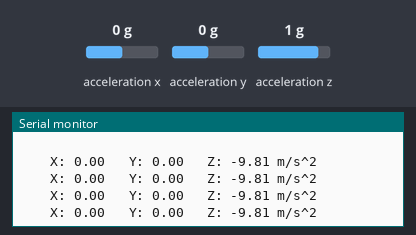
A sketch run on a simulated Arduino Zero (SAMD21). Parts: the last lines printed to the serial monitor. The test bench sets the inputs (shaded band); at power-on: acceleration x 0 g, acceleration y 0 g, acceleration z 1 g.

Above: at 7.2 s.
7.3 s: acceleration x set to -1.4 g
At 7.72 s:
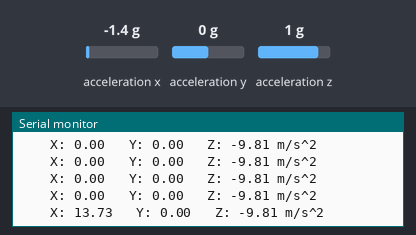
8.8 s: acceleration y set to -1.4 g
At 8.92 s:
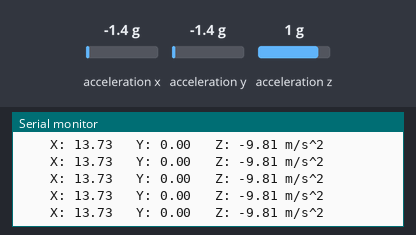
10.3 s: acceleration z set to -1.4 g
At 10.43 s:
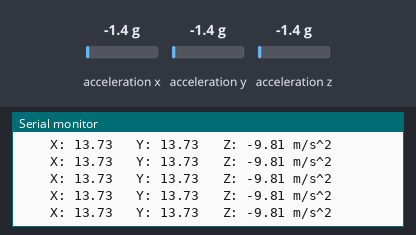

The sketch:

AccelerometerLIS3DHWorking.ino
```cpp
// Basic demo for accelerometer readings from Adafruit LIS3DH

#include <Wire.h>
#include <SPI.h>
#include <Adafruit_LIS3DH.h>
#include <Adafruit_Sensor.h>
#include <SoftwareSerial.h>
SoftwareSerial BTSerial(10, 11); // RX | TX

float x, y, z;
float total;

// I2C
Adafruit_LIS3DH lis = Adafruit_LIS3DH();

#if defined(ARDUINO_ARCH_SAMD)
// for Zero, output on USB Serial console, remove line below if using programming port to program the Zero!
#define Serial SerialUSB
#endif

void setup(void) {

  Serial.begin(9600);
  accSetup();
  BTSetup();
  delay(2000);
    Serial.print("Sketch:   ");   Serial.println(__FILE__);
    Serial.print("Uploaded: ");   Serial.println(__DATE__);
    Serial.println(" ");
    delay(2000);
}

void loop() {

//  lis.read();      // get X Y and Z data at once

  sensors_event_t event;
  lis.getEvent(&event);


  x = -event.acceleration.x;
  y = -event.acceleration.y;
  z = -event.acceleration.z;
  total = sqrt((x * x) + (y * y) + (z * z));

  serialPrint();
  BTPrint();

  delay(300);
}
```

BTAddition.ino
```cpp
void BTSetup ()

{
  BTSerial.begin(9600);
  BTSerial.println("BT Demo");

}

void BTPrint()
{

  BTSerial.print("X: "); BTSerial.print(x ); BTSerial.print("  ");
  BTSerial.print("Y: "); BTSerial.print(y ); BTSerial.print("  ");
  BTSerial.print("Z: "); BTSerial.print(z); BTSerial.print("  ");
  BTSerial.println("m/s^2 ");

  BTSerial.println("----------");
 // BTSerial.print("Total: "); BTSerial.print(total); BTSerial.print("  "); BTSerial.println("m/s^2 ");

}
```

SerialPrint.ino
```cpp
void serialPrint()
{

  Serial.print("\t\tX: "); Serial.print(x);
  Serial.print(" \tY: "); Serial.print(y);
  Serial.print(" \tZ: "); Serial.print(z);


  Serial.println(" m/s^2 ");


//Serial.print("\tTotal:"); Serial.print(total);Serial.println(" m/s^2");
  Serial.println();
}
```

accBasic.ino
```cpp
void accSetup()
{
  delay(2000);
    Serial.println("LIS3DH test!");

  if (! lis.begin(0x18)) {   // change this to 0x19 for alternative i2c address
    Serial.println("Couldnt start");
    while (1);
  }
  Serial.println("LIS3DH found!");
//delay(2000);
  lis.setRange(LIS3DH_RANGE_16_G);   // 2, 4, 8 or 16 G!

  Serial.print("Range = "); Serial.print(2 << lis.getRange());
  Serial.println("G");
//  delay(3000);
}
```

Measured:
- after the input at 7.3 s, the serial monitor: prints a new line after 0.21 s (image 1)
